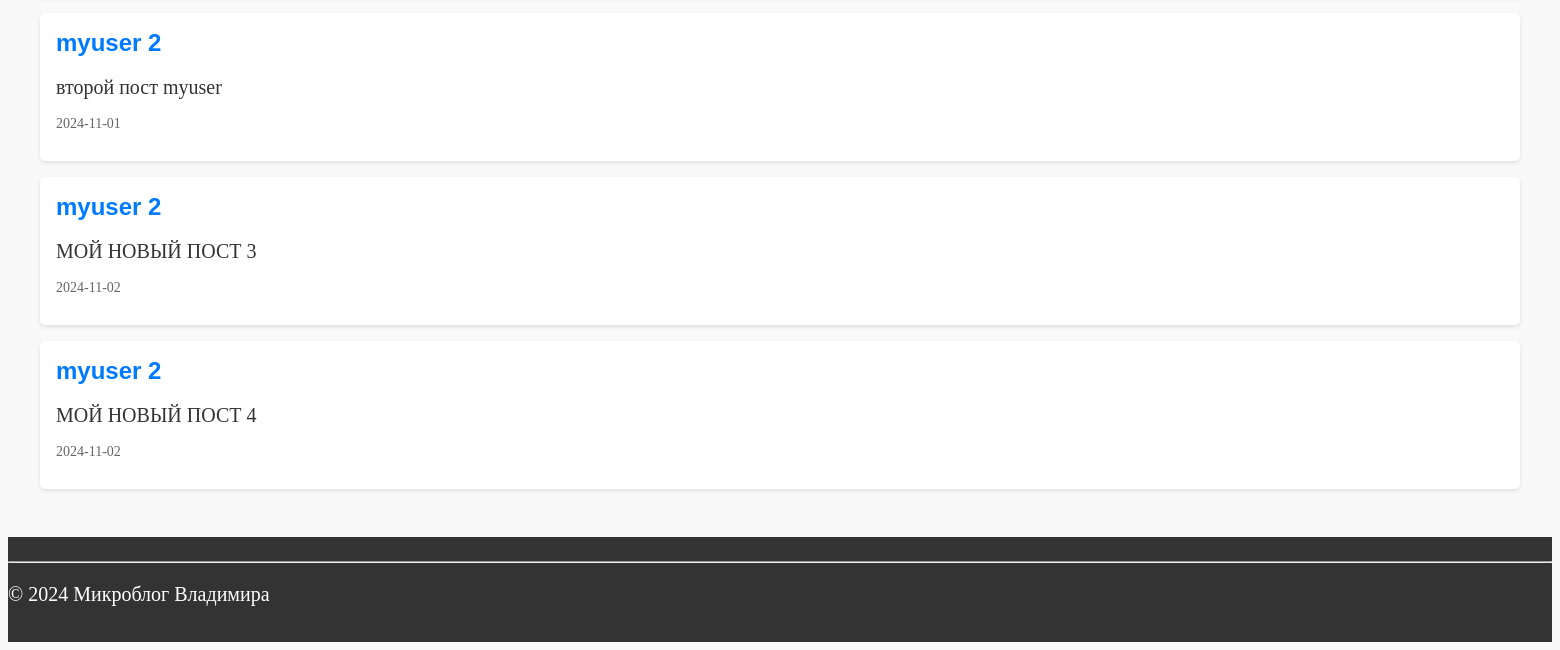
Before: /user/myuser (signed in, lower part) with the older database file.
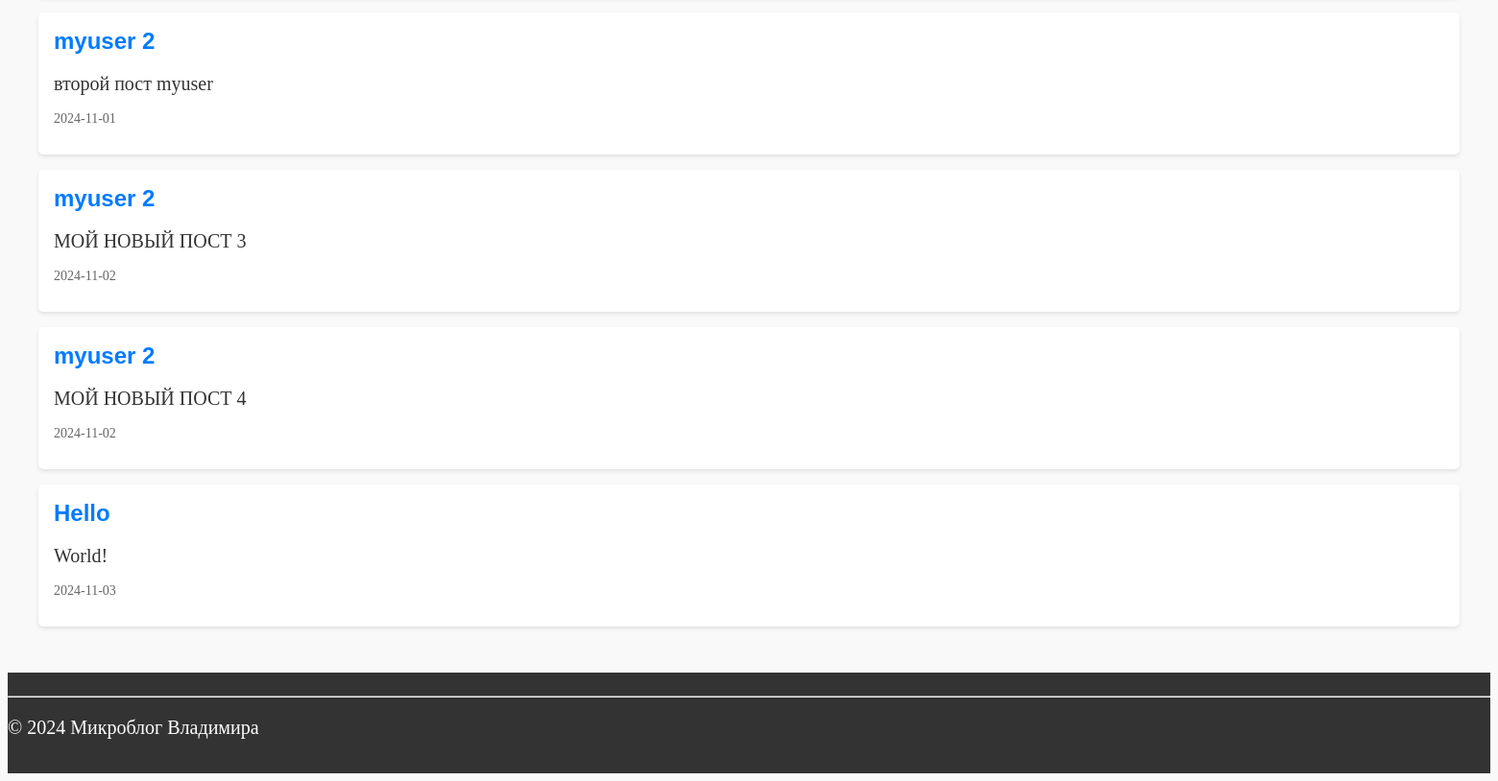
After: the same page with the newer database file.
### app/models.py (models this page shows, shortened)
class Post(db.Model):
    id = db.Column(db.Integer, primary_key=True)
    title = db.Column(db.String(120), nullable=False)
    text = db.Column(db.Text, nullable=False)
    date = db.Column(db.Text, nullable=False)
    user_id = db.Column(db.Integer, db.ForeignKey('user.id'), nullable=False)
    user = db.relationship('User', backref=db.backref('posts', lazy=True))

### app/routes.py (the view, shortened to what this page needs)
@app.route('/user/<username>',methods=['GET', 'POST'])
@login_required
def user(username):
    user = db.first_or_404(sa.select(User).where(User.username == username))
    posts = Post.query.filter_by(user_id=user.id).all()
    logger.info(f"user id from db: {user.id}")
    logger.info(f'id: {current_user.get_id()}')
    form = UpdateAvatarForm()
    return render_template('user.html', user=user, form=form, posts=posts)

### app/models.py (called while the page is built)
@login.user_loader
def load_user(id):
    return db.session.get(User, int(id))

    def avatar_url(self):
        if self.avatar:
            return url_for('static', filename=f'avatars/{self.avatar}')
        return url_for('static', filename='avatars/default_avatar.png')

### app/templates/user.html (shortened to what this page needs)
{% extends "base.html" %}
{% block content %}
    {% for post in posts %}
    <article class="post">
        <h2>{{ post.title }} </h2>
        <p>{{ post.text }}</p>
        <p class="post-meta">{{ post.date }}</p>
    </article>
    {% endfor %}
{% endblock %}

Changed rows visible on the page:
added Post: title "Hello", text "World!", date "2024-11-03"
